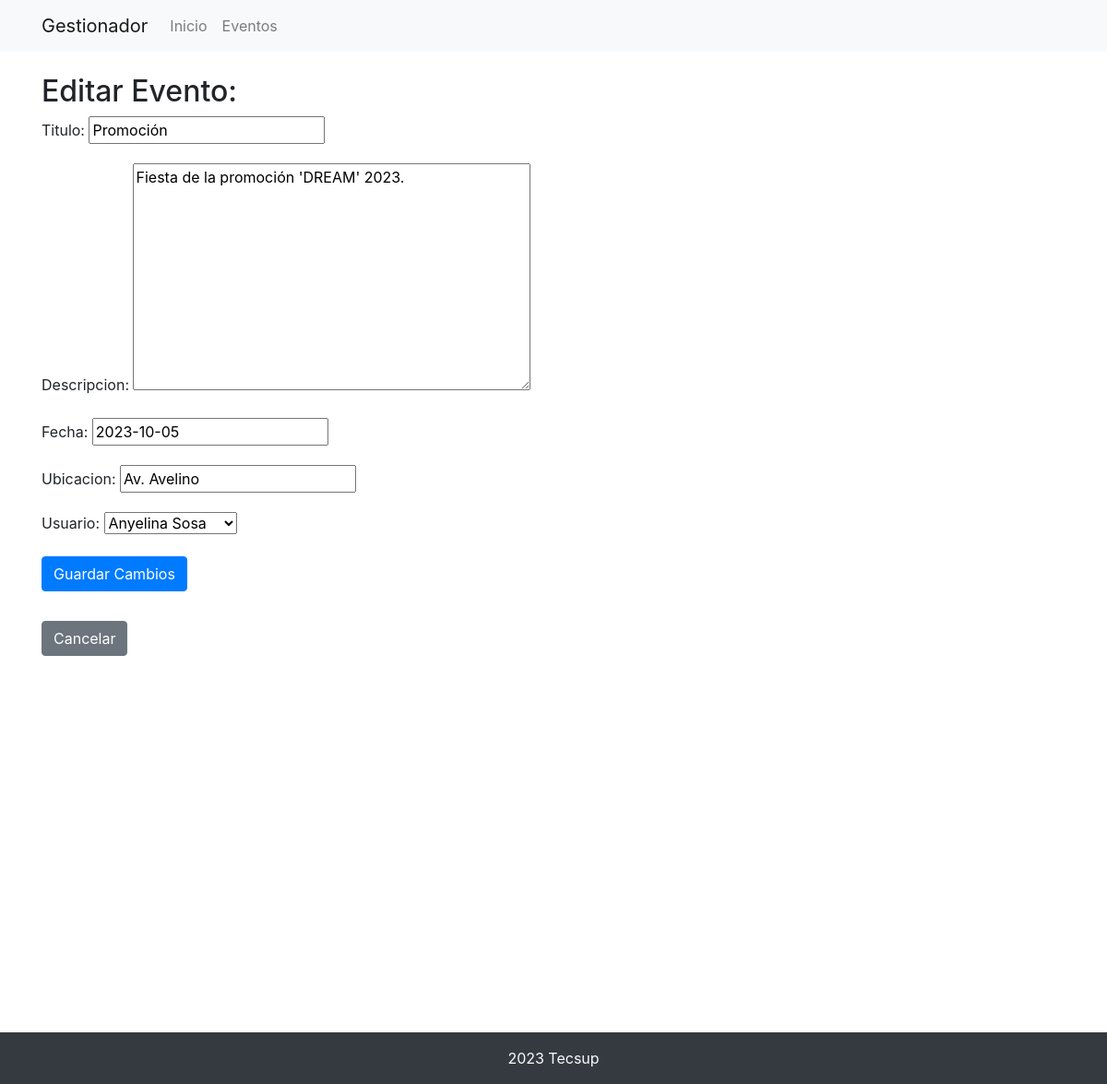
The page /eventos/eventos/5/editar/ on the database its author committed.
### eventos/models.py (models this page shows, shortened)
class Evento(models.Model):
    titulo = models.CharField(max_length=100)
    descripcion = models.TextField(max_length=200, default='descp default')
    fecha = models.DateField()
    ubicacion = models.CharField(max_length=200)
    usuario = models.ForeignKey(Usuario, on_delete=models.CASCADE, default=None)

### eventos/views.py (the view)
# urls.py: path('eventos/<int:evento_id>/editar/', views.editar_evento, name='editar_evento'),
def editar_evento(request, evento_id):
    evento = Evento.objects.get(pk=evento_id)
    if request.method == 'POST':
        form = EventoForm(request.POST, instance=evento)
        if form.is_valid():
            form.save()
            return redirect('detalle_evento', evento_id=evento_id)
    else:
        form = EventoForm(instance=evento)
    return render(request, 'eventos/editar_evento.html', {'form': form, 'evento': evento})

### eventos/forms.py
class EventoForm(forms.ModelForm):
    class Meta:
        model = Evento
        fields = ['titulo', 'descripcion', 'fecha', 'ubicacion', 'usuario']

### eventos/models.py (called while the page is built)
    def __str__(self):
        return self.nombre

### eventos/templates/eventos/editar_evento.html (shortened to what this page needs)
{% extends "eventos/base.html" %}
{% block content %}
  <h2>Editar Evento: {{ evento.nombre }}</h2>
  <form method="post">
    {{ form.as_p }}
    <button type="submit" class="btn btn-primary">Guardar Cambios</button>
  </form>
  <a href="{% url 'detalle_evento' evento.id %}" class="btn btn-secondary" style="margin-top: 2rem;">Cancelar</a>
{% endblock %}

### rows shown on the page
Evento: titulo "Promoción", descripcion "Fiesta de la promoción 'DREAM' 2023.", fecha "2023-10-05", ubicacion "Av. Avelino", usuario "Anyelina Sosa"
